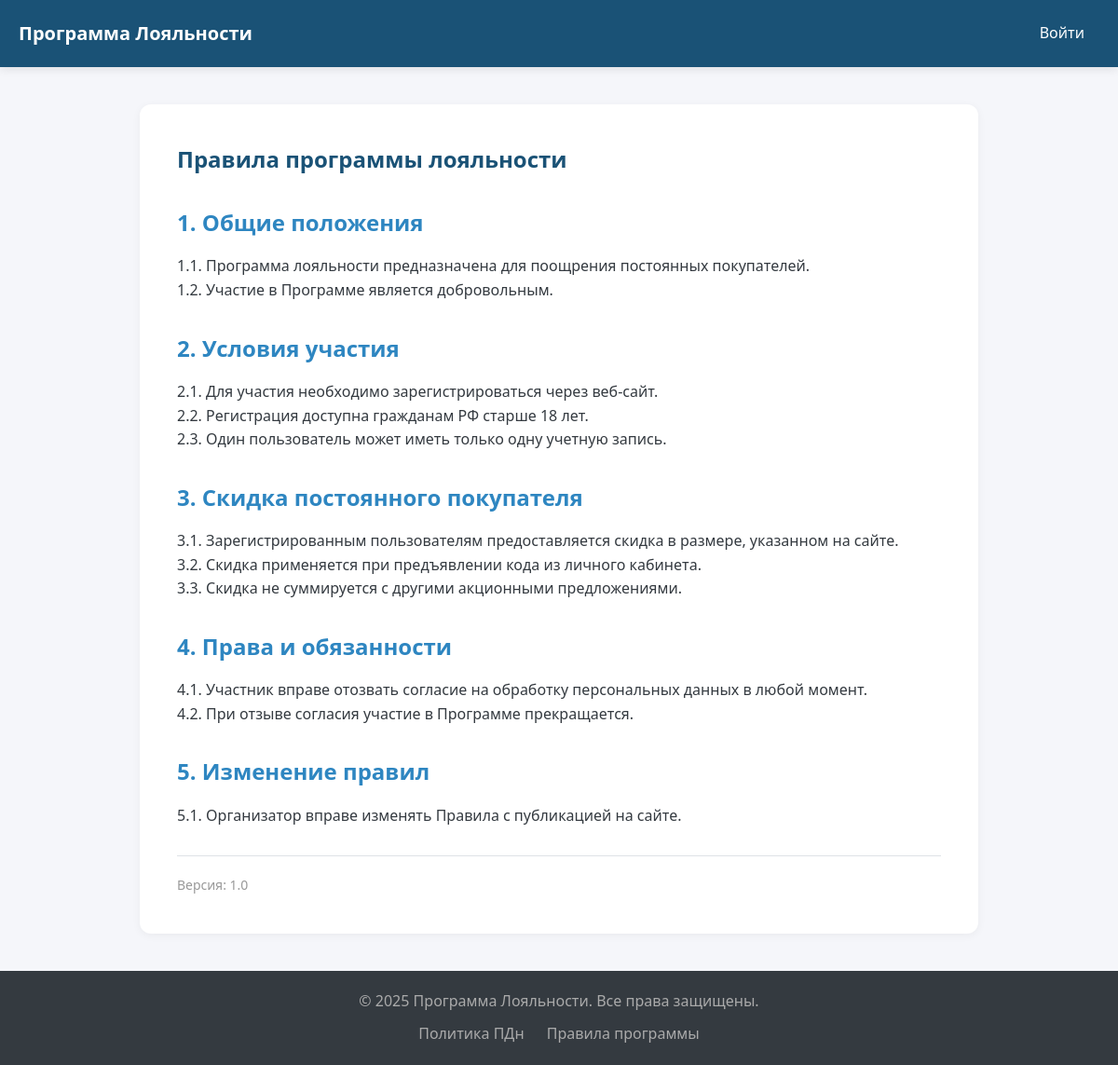
The app's page /rules with its own data.
### app/models/__init__.py (models this page shows, shortened)
class PageContent(db.Model):
    __tablename__ = 'page_contents'
    id = Column(Integer, primary_key=True)
    page_key = Column(String(50), unique=True, nullable=False)  # 'pd_policy', 'loyalty_rules'
    title = Column(String(200), nullable=False)
    content = Column(Text, nullable=False)
    version = Column(String(20), nullable=False)
    is_active = Column(Boolean, default=True, nullable=False)
    created_at = Column(DateTime, default=datetime.utcnow, nullable=False)
    updated_at = Column(DateTime, default=datetime.utcnow, onupdate=datetime.utcnow, nullable=False)
    @classmethod
    def get_active_page(cls, page_key):
        return cls.query.filter_by(page_key=page_key, is_active=True).first()

### app/routes/public.py (the view, shortened to what this page needs)
@public_bp.route('/rules')
def rules():
    page = PageContent.get_active_page('loyalty_rules')
    return render_template('public/rules.html', page=page)

### app/templates/public/rules.html (shortened to what this page needs)
{% extends "base.html" %}
{% block content %}
<div class="page-container">
    <article class="content-page">
        <h1>{{ page.title }}</h1>
        <div class="page-content">
            {{ page.content | safe }}
        </div>
        <p class="page-version">Версия: {{ page.version }}</p>
    </article>
</div>
{% endblock %}

### app/static/css/style.css (style rules this page uses)
:root { --primary-50: #e8f1f7; --primary-100: #d1e3ef; --primary-200: #a3c7df; --primary-300: #75aad0; --primary-400: #478dc0; --primary-500: #1a5276; --primary-600: #154360; --primary-700: #10354a; --primary-800: #0b2635; --primary-900: #06181f; --secondary-50: #ebf7fd; --secondary-100: #d7effb; --secondary-200: #b5dff8; --secondary-300: #92cff4; --secondary-400: #70bff1; --secondary-500: #4dafee; --secondary-600: #2e86c1; --secondary-700: #246b9b; --secondary-800: #1b5075; --secondary-900: #11354f; --accent-50: #fef5e7; --accent-100: #fcebcc; --accent-200: #fad599; --accent-300: #f7bf66; --accent-400: #f5a933; --accent-500: #e67e22; --accent-600: #ba651a; --accent-700: #8d4c14; --accent-800: #61340e; --accent-900: #341b07; --success-50: #e8f8ed; --success-100: #d1f1db; --success-200: #a3e3b8; --success-300: #75d594; --success-400: #47c771; --success-500: #27ae60; --success-600: #1f8c4d; --success-700: #176a3a; --success-800: #0f4727; --success-900: #082514; --danger-50: #fdedec; --danger-100: #fbdbd9; --danger-200: #f7b7b3; --danger-300: #f3938d; --danger-400: #ef6f67; --danger-500: #e74c3c; --danger-600: #b93d30; --danger-700: #8c2e24; --danger-800: #5e1f18; --danger-900: #31100c; --warning-50: #fef9e7; --warning-100: #fdf3ce; --warning-200: #fae79d; --warning-300: #f8db6c; --warning-400: #f5cf3b; --warning-500: #f39c12; --warning-600: #c27d0e; --warning-700: #915e0b; --warning-800: #613f07; --warning-900: #301f04; --gray-50: #f8f9fa; --gray-100: #f1f3f5; --gray-200: #e9ecef; --gray-300: #dee2e6; --gray-400: #ced4da; --gray-500: #adb5bd; --gray-600: #868e96; --gray-700: #495057; --gray-800: #343a40; --gray-900: #212529; --primary: var(--primary-500); --secondary: var(--secondary-600); --accent: var(--accent-500); --success: var(--success-500); --danger: var(--danger-500); --warning: var(--warning-500); --light: var(--gray-50); --dark: var(--gray-800); --border: var(--gray-300); --shadow-sm: 0 1px 3px rgba(0, 0, 0, 0.05); --shadow-md: 0 4px 6px rgba(0, 0, 0, 0.07); --shadow-lg: 0 10px 20px rgba(0, 0, 0, 0.1); --shadow-xl: 0 20px 40px rgba(0, 0, 0, 0.15); --radius-sm: 4px; --radius-md: 8px; --radius-lg: 12px; --radius-xl: 16px; --radius-full: 9999px; --transition-fast: 0.15s ease; --transition-base: 0.3s ease; --transition-slow: 0.5s ease; }
* { margin: 0; padding: 0; box-sizing: border-box; }
body { font-family: 'Segoe UI', Tahoma, Geneva, Verdana, sans-serif; line-height: 1.6; color: var(--dark); background: #f5f6fa; min-height: 100vh; display: flex; flex-direction: column; }
.page-container { max-width: 900px; margin: 0 auto; }
.content-page { background: white; padding: 40px; border-radius: 12px; box-shadow: 0 2px 10px rgba(0,0,0,0.05); }
.content-page h1 { color: var(--primary); margin-bottom: 20px; }
.content-page h2 { color: var(--secondary); margin-top: 30px; margin-bottom: 15px; }
.page-version { margin-top: 30px; padding-top: 20px; border-top: 1px solid var(--border); color: #999; font-size: 14px; }

### records on screen
PageContent: title "Правила программы лояльности", content "1. Общие положения 1.1. Программа лояльности предназначена для поощрения постоянных покупателей. 1.2. Участие в Программе является добровольным. 2. Условия участия 2.1. Для участия необходимо зарегистрироваться через веб-сайт. 2.2. Регистрация доступна гражданам РФ старше 18 лет. 2.3. Один пользователь может иметь только одну учетную запись. 3. Скидка постоянного покупателя 3.1. Зарегистрированным пользователям предоставляется скидка в размере, указанном на сайте. 3.2. Скидка применяется при предъявлении кода из личного кабинета. 3.3. Скидка не суммируется с другими акционными предложениями. 4. Права и обязанности 4.1. Участник вправе отозвать согласие на обработку персональных данных в…", version "1.0"

### other values on screen
{{ app_name }} "Программа Лояльности"
